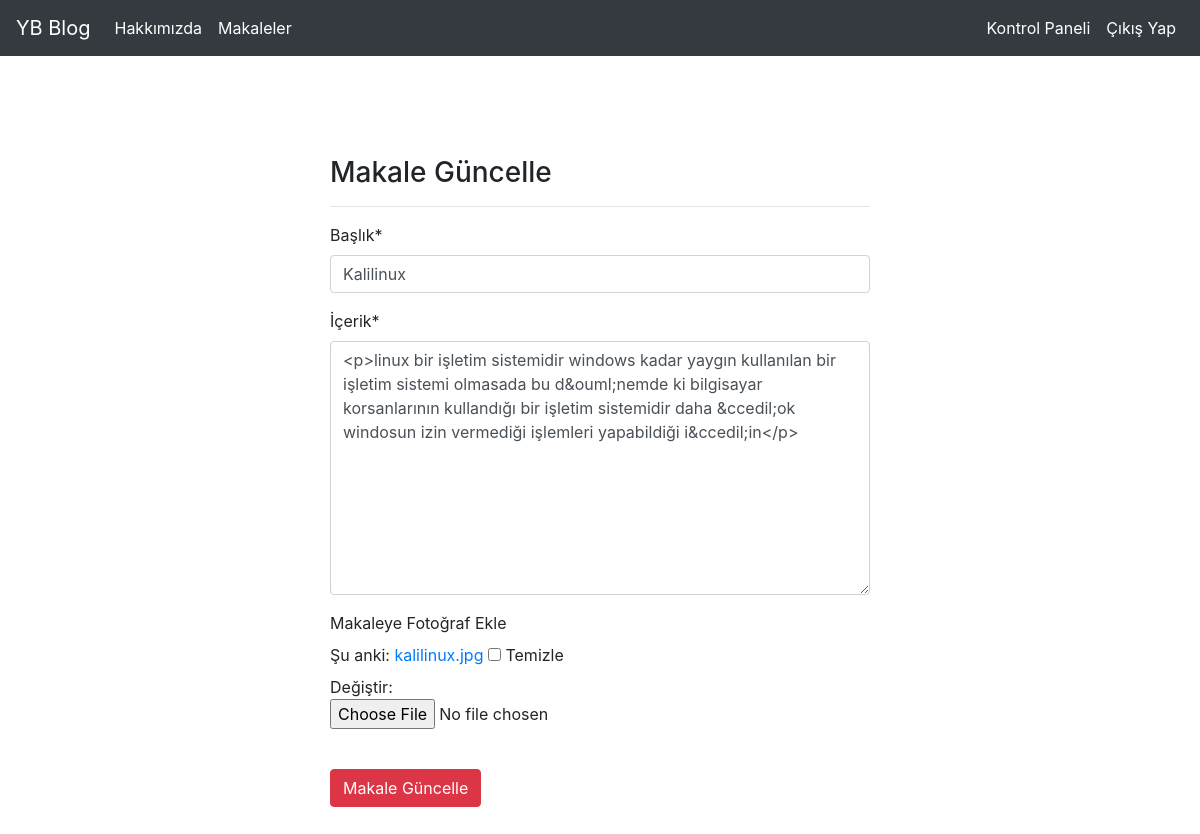
/articles/update/17 (signed in), run on the app's committed database.
### article/models.py (models this page shows, shortened)
class Article(models.Model):
    author = models.ForeignKey("auth.User",on_delete = models.CASCADE,verbose_name = "Yazar")
    title = models.CharField(max_length= 50,verbose_name="Başlık")
    content = RichTextField(verbose_name="İçerik")
    created_date = models.DateTimeField(auto_now_add=True)
    article_image = models.FileField(blank = True,null = True,verbose_name="Makaleye Fotoğraf Ekle")
    class Meta:
        ordering = ['-created_date']

### article/views.py (the view)
# urls.py: path('update/<int:id>',views.updateArticle,name = "update"),
@login_required(login_url = "user:login")
def updateArticle(request,id):
    article = get_object_or_404(Article,id = id)
    form = ArticleForm(request.POST or None,request.FILES or None,instance = article)
    if form.is_valid():
        article = form.save(commit=False)
        article.author = request.user
        article.save()
        messages.success(request,"Makale başarıyla güncellendi")
        return redirect("index")
    return render(request,"update.html",{"form":form})

### article/forms.py
class ArticleForm(forms.ModelForm):
    class Meta:
        model = Article
        fields = ["title","content","article_image"]

### templates/update.html (shortened to what this page needs)
{% extends "layout.html" %}
{% load crispy_forms_tags %}
{% block body %}
<div class="row">
    <div class="col-md-6 offset-md-3">
        <h3>Makale Güncelle</h3>
        <hr>
        <form method="POST" enctype="multipart/form-data">
           {{form|crispy}}
           <br>
           <button type = "submit" class = "btn btn-danger">Makale Güncelle</button>
       </form>
    </div>
  </div>
{% endblock body %}

### data on the page
Article: title "Kalilinux", content "<p>linux bir işletim sistemidir windows kadar yaygın kullanılan bir işletim sistemi olmasada bu d&ouml;nemde ki bilgisayar korsanlarının kullandığı bir işletim sistemidir daha &ccedil;ok windosun izin vermediği işlemleri yapabildiği i&ccedil;in</p>"
